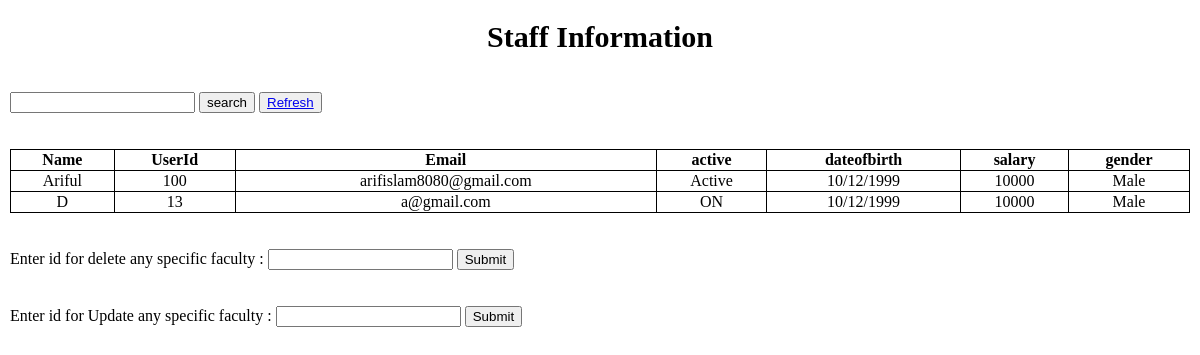
Screenshot of /FinalTermProject/view/staffinfo.php with the database file from the repository.
### tables this page shows
CREATE TABLE `staff` (
  `userid` varchar(30) NOT NULL,
  `username` varchar(30) NOT NULL,
  `email` varchar(30) NOT NULL,
  `gender` varchar(30) NOT NULL,
  `userpassword` varchar(30) NOT NULL,
  `dateofbirth` varchar(30) NOT NULL,
  `salary` varchar(30) NOT NULL,
  `activestatus` varchar(30) NOT NULL,
  `picture` varchar(6) NOT NULL
);

### FinalTermProject/dbControler/db.php (called while the page is built, shortened)
<?php
class db{
 function SelectQuery($conn,$sql)
 {
  $result = $conn->query($sql);
  return $result;
 }
}
?>

### FinalTermProject/view/staffinfo.php (the view, shortened to what this page needs)
<!DOCTYPE html>
<html lang="en">
<head>
  <link rel="stylesheet" href="../css/style.css">
</head>
<body>
<h1 >Staff Information</h1>
<br>
<input type="text" id="userid">
<button onclick="searchUser('staff')">search</button>
<button><a href="staffinfo.php">Refresh</a></button>
<table id="table">
<tr>
<th >Name</th>
<th >UserId</th>
<th>Email</th>
<th >active</th>
<th >dateofbirth</th>
<th>salary</th>
<th>gender</th>
</tr>
<?php
  include "../dbControler/db.php";
  $connect=new db();
  $conobj=$connect->OpenCon();
  $sql="SELECT * FROM staff";
  $result=$connect->SelectQuery($conobj,$sql);
  if ($result->num_rows> 0) {
    while($row = $result->fetch_assoc()) {
      echo "<tr>";
      echo "<td >$row[username]</td>";
      echo "<td >$row[userid]</td>";
      echo "<td>$row[email]</td>";
      echo "<td >$row[activestatus]</td>";
      echo "<td >$row[dateofbirth]</td>";
      echo "<td >$row[salary]</td>";
      echo "<td>$row[gender]</td>";
      echo "<br>";
  echo "</tr>";
    }
  } else {
    echo "0 results";
  }
?>
</table>
<br>
<br>
<form method="post" action="<?php echo htmlspecialchars($_SERVER["PHP_SELF"]);?>">
  <label for="">Enter id for delete any specific faculty :</label>
  <input type="text" name="uid">
  <input type="submit" id="delete" name="delete">
</form>
<br>
<br>
<form method="post" action="<?php echo htmlspecialchars($_SERVER["PHP_SELF"]);?>">
  <label for="">Enter id for Update any specific faculty :</label>
  <input type="text" name="idforupdate" id="idforupdate">
  <input type="submit" id="update" name="update">
</form>
<br>
<br>
</body>
</html>

### FinalTermProject/css/style.css (style rules this page uses)
* { box-sizing: border-box; }
body { margin: 10px; }
h1 { text-align: center; font-size: 30px; }
table { text-align:center; border:1px; width:100%; border-collapse:collapse; }
th,td { text-align:center; border: 1px solid black; }

### rows the page displays
staff: username "Ariful", userid "100", email "arifislam8080@gmail.com", activestatus "Active", dateofbirth "10/12/1999", salary "10000", gender "Male"
staff: username "D", userid "13", email "a@gmail.com", activestatus "ON", dateofbirth "10/12/1999", salary "10000", gender "Male"
